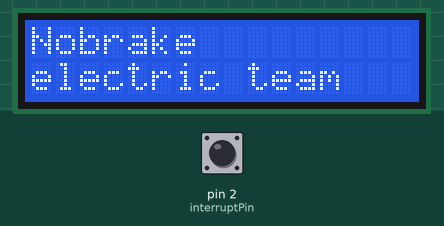
This sketch was run on a simulated Arduino Uno, built with avr-gcc and run on an emulated ATmega328P. On the bench: 16×2 character LCD. The test bench sets the inputs (shaded band); at power-on: pin 2 (interruptPin) HIGH. What the sketch prints to the serial monitor is not drawn.

Above: at 0.1 s.
At 4.2 s:
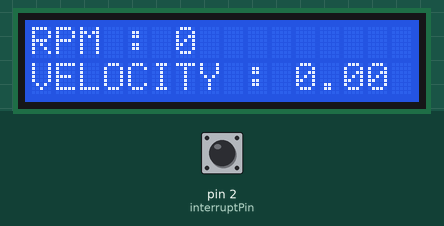
4.3 s: pin 2 (interruptPin) pulled LOW for 0.15 s
At 5.6 s:
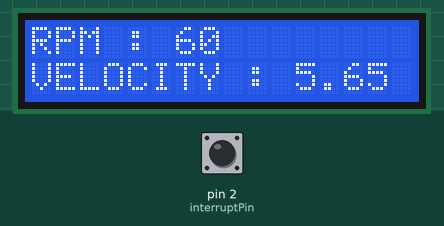
Timing chart, 0 to 7.3 s (numbered marks = the images above; inputs shaded):
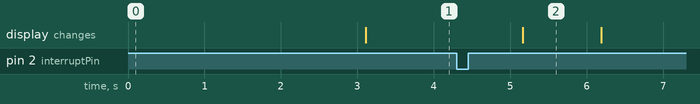

The sketch:

Gauge_InterruptVer.ino
```cpp
#include <Wire.h>
#include <hd44780.h>
#include <hd44780ioClass/hd44780_I2Cexp.h>

hd44780_I2Cexp lcd;

const byte interruptPin = 2;
int count = 0;
int rpm = 0;
float velocity = 0;
float diameter = 0.5;

void setup() {
  Serial.begin(9600);
  pinMode(interruptPin, INPUT_PULLUP);
  attachInterrupt(digitalPinToInterrupt(interruptPin), blink, FALLING);

  lcd.begin(16, 2);
  lcd.clear();
  lcd.setCursor (0,0);
  lcd.print("Nobrake");
  lcd.setCursor (0,1);
  lcd.print("electric team");
  delay(3000);
}

void loop() {
  Serial.println(count);
  rpm = count*60;
  velocity = count*3.6*diameter*3.141592;
  lcd.clear();
  lcd.setCursor (0,0);
  lcd.print("RPM : ");
  lcd.print(rpm);
  lcd.setCursor (0,1);
  lcd.print("VELOCITY : ");
  lcd.print(velocity);
  count = 0;
  delay(1000);
}

void blink(){
  count++;
}
```

Measured:
- after the input at 4.3 s, the display: changes after 0.86 s (image 2)
- what the display in image 2 shows lasts 1.0 s, from 5.2 s to 6.2 s
